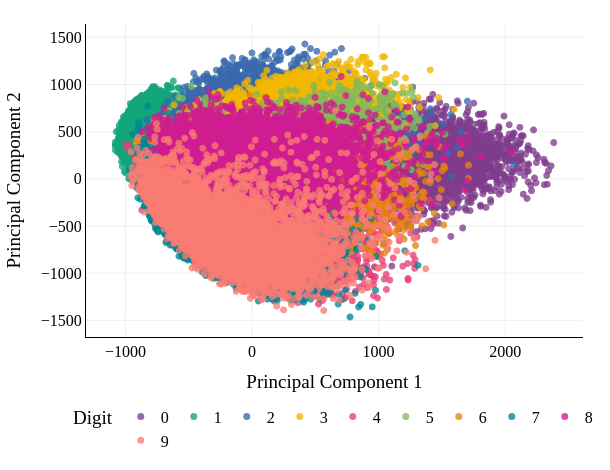

The cell this chart's notebook holds for it:
### Markdown cell above
Now, let's look at the scatter plot of the first two principal components again, with the digits colored by their true digit label. Notice that the 0's are in the far **right** while the 1's are in the far **left**. How does the above heat map explain this?

### Code cell
sorted_labels = [str(label) for label in np.unique(y)]

fig = px.scatter(
    x=mnist_pca[:, 0],
    y=mnist_pca[:, 1],
    color=y.astype(str),
    category_orders={'color': sorted_labels},
    labels={
        'x': 'Principal Component 1',
        'y': 'Principal Component 2',
        'color': 'Digit',
    },
    color_discrete_sequence=px.colors.qualitative.Bold,
)
fig.update_traces(
    marker=dict(size=7, opacity=0.78),
    selector=dict(mode='markers'),
    hovertemplate='Digit %{fullData.name}<br>Principal Component 1 = %{x:.2f}<br>Principal Component 2 = %{y:.2f}<extra></extra>',
)
fig.update_layout(
    legend_title_text='Digit',
    width=610,
    height=470,
    paper_bgcolor='white',
    plot_bgcolor='white',
    font=dict(family='Palatino Linotype, Palatino, serif', size=16, color='black'),
    margin=dict(l=60, r=24, t=24, b=110),
    legend=dict(
        orientation='h',
        yanchor='top',
        y=-0.20,
        xanchor='center',
        x=0.5,
        title_text='Digit',
    ),
)
fig.update_xaxes(
    gridcolor='#f0f0f0',
    zeroline=False,
    showline=True,
    linecolor='black',
    linewidth=1,
)
fig.update_yaxes(
    gridcolor='#f0f0f0',
    zeroline=False,
    showline=True,
    linecolor='black',
    linewidth=1,
)
fig.show()

### Figure 1 — Plotly figure (JSON) as saved in the notebook; plotly's stock layout.template omitted (floating-point values rounded to 4 significant figures; data arrays with more than 128 entries replaced by an {"elided": "..."} marker saying what was removed)
{"data": [{"hovertemplate": "Digit %{fullData.name}<br>Principal Component 1 = %{x:.2f}<br>Principal Component 2 = %{y:.2f}<extra></extra>", "legendgroup": "0", "marker": {"color": "rgb(127, 60, 141)", "opacity": 0.78, "size": 7, "symbol": "circle"}, "mode": "markers", "name": "0", "showlegend": true, "type": "scattergl", "x": {"elided": "6903 float values"}, "xaxis": "x", "y": {"elided": "6903 float values"}, "yaxis": "y"}, {"hovertemplate": "Digit %{fullData.name}<br>Principal Component 1 = %{x:.2f}<br>Principal Component 2 = %{y:.2f}<extra></extra>", "legendgroup": "1", "marker": {"color": "rgb(17, 165, 121)", "opacity": 0.78, "size": 7, "symbol": "circle"}, "mode": "markers", "name": "1", "showlegend": true, "type": "scattergl", "x": {"elided": "7877 float values"}, "xaxis": "x", "y": {"elided": "7877 float values"}, "yaxis": "y"}, {"hovertemplate": "Digit %{fullData.name}<br>Principal Component 1 = %{x:.2f}<br>Principal Component 2 = %{y:.2f}<extra></extra>", "legendgroup": "2", "marker": {"color": "rgb(57, 105, 172)", "opacity": 0.78, "size": 7, "symbol": "circle"}, "mode": "markers", "name": "2", "showlegend": true, "type": "scattergl", "x": {"elided": "6990 float values"}, "xaxis": "x", "y": {"elided": "6990 float values"}, "yaxis": "y"}, {"hovertemplate": "Digit %{fullData.name}<br>Principal Component 1 = %{x:.2f}<br>Principal Component 2 = %{y:.2f}<extra></extra>", "legendgroup": "3", "marker": {"color": "rgb(242, 183, 1)", "opacity": 0.78, "size": 7, "symbol": "circle"}, "mode": "markers", "name": "3", "showlegend": true, "type": "scattergl", "x": {"elided": "7141 float values"}, "xaxis": "x", "y": {"elided": "7141 float values"}, "yaxis": "y"}, {"hovertemplate": "Digit %{fullData.name}<br>Principal Component 1 = %{x:.2f}<br>Principal Component 2 = %{y:.2f}<extra></extra>", "legendgroup": "4", "marker": {"color": "rgb(231, 63, 116)", "opacity": 0.78, "size": 7, "symbol": "circle"}, "mode": "markers", "name": "4", "showlegend": true, "type": "scattergl", "x": {"elided": "6824 float values"}, "xaxis": "x", "y": {"elided": "6824 float values"}, "yaxis": "y"}, {"hovertemplate": "Digit %{fullData.name}<br>Principal Component 1 = %{x:.2f}<br>Principal Component 2 = %{y:.2f}<extra></extra>", "legendgroup": "5", "marker": {"color": "rgb(128, 186, 90)", "opacity": 0.78, "size": 7, "symbol": "circle"}, "mode": "markers", "name": "5", "showlegend": true, "type": "scattergl", "x": {"elided": "6313 float values"}, "xaxis": "x", "y": {"elided": "6313 float values"}, "yaxis": "y"}, {"hovertemplate": "Digit %{fullData.name}<br>Principal Component 1 = %{x:.2f}<br>Principal Component 2 = %{y:.2f}<extra></extra>", "legendgroup": "6", "marker": {"color": "rgb(230, 131, 16)", "opacity": 0.78, "size": 7, "symbol": "circle"}, "mode": "markers", "name": "6", "showlegend": true, "type": "scattergl", "x": {"elided": "6876 float values"}, "xaxis": "x", "y": {"elided": "6876 float values"}, "yaxis": "y"}, {"hovertemplate": "Digit %{fullData.name}<br>Principal Component 1 = %{x:.2f}<br>Principal Component 2 = %{y:.2f}<extra></extra>", "legendgroup": "7", "marker": {"color": "rgb(0, 134, 149)", "opacity": 0.78, "size": 7, "symbol": "circle"}, "mode": "markers", "name": "7", "showlegend": true, "type": "scattergl", "x": {"elided": "7293 float values"}, "xaxis": "x", "y": {"elided": "7293 float values"}, "yaxis": "y"}, {"hovertemplate": "Digit %{fullData.name}<br>Principal Component 1 = %{x:.2f}<br>Principal Component 2 = %{y:.2f}<extra></extra>", "legendgroup": "8", "marker": {"color": "rgb(207, 28, 144)", "opacity": 0.78, "size": 7, "symbol": "circle"}, "mode": "markers", "name": "8", "showlegend": true, "type": "scattergl", "x": {"elided": "6825 float values"}, "xaxis": "x", "y": {"elided": "6825 float values"}, "yaxis": "y"}, {"hovertemplate": "Digit %{fullData.name}<br>Principal Component 1 = %{x:.2f}<br>Principal Component 2 = %{y:.2f}<extra></extra>", "legendgroup": "9", "marker": {"color": "rgb(249, 123, 114)", "opacity": 0.78, "size": 7, "symbol": "circle"}, "mode": "markers", "name": "9", "showlegend": true, "type": "scattergl", "x": {"elided": "6958 float values"}, "xaxis": "x", "y": {"elided": "6958 float values"}, "yaxis": "y"}], "layout": {"font": {"color": "black", "family": "Palatino Linotype, Palatino, serif", "size": 16}, "height": 470, "legend": {"orientation": "h", "title": {"text": "Digit"}, "tracegroupgap": 0, "x": 0.5, "xanchor": "center", "y": -0.2, "yanchor": "top"}, "margin": {"b": 110, "l": 60, "r": 24, "t": 24}, "paper_bgcolor": "white", "plot_bgcolor": "white", "width": 610, "xaxis": {"anchor": "y", "domain": [0, 1], "gridcolor": "#f0f0f0", "linecolor": "black", "linewidth": 1, "showline": true, "title": {"text": "Principal Component 1"}, "zeroline": false}, "yaxis": {"anchor": "x", "domain": [0, 1], "gridcolor": "#f0f0f0", "linecolor": "black", "linewidth": 1, "showline": true, "title": {"text": "Principal Component 2"}, "zeroline": false}}}
